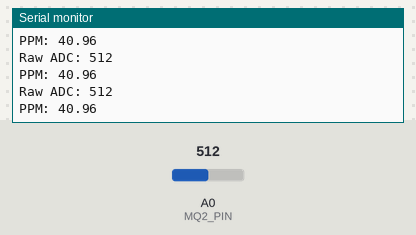
Bench run of a sketch on a simulated Arduino Uno, built with avr-gcc and run on an emulated ATmega328P. Parts: the last lines printed to the serial monitor. The inputs (shaded band) are chosen by the test bench; at power-on: A0 (MQ2_PIN) = 512.

Above: at 1.8 s.
1.9 s: A0 (MQ2_PIN) set to 490
At 2.31 s:
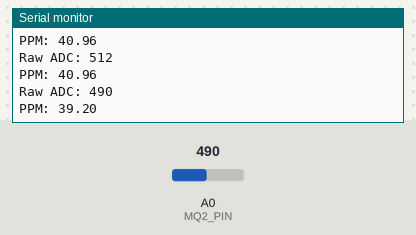
3.4 s: A0 (MQ2_PIN) set to 510
At 3.81 s:
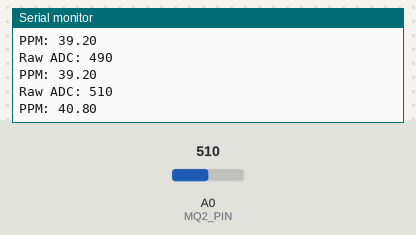
Timing chart, 0 to 6.4 s (numbered marks = the images above; inputs shaded):
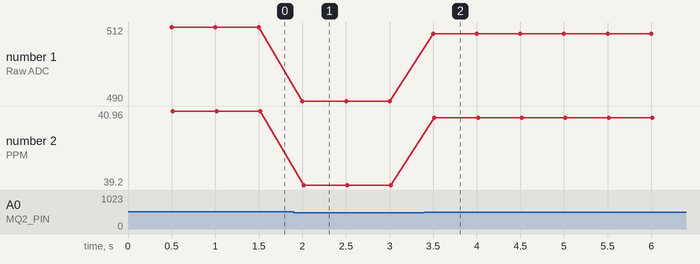

Measured:
- after the input at 1.9 s, the serial monitor: prints a new line after 0.10 s (image 1)
- after the input at 3.4 s, the serial monitor: prints a new line after 0.10 s (image 2)
- plotted number 1: 512 → 490 after the input at 1.9 s, 490 → 510 after the input at 3.4 s
- plotted number 2: 40.96 → 39.2 after the input at 1.9 s, 39.2 → 40.8 after the input at 3.4 s

The sketch:

sensor_env_58.ino
```cpp
// snippet: sensor_env_58
// tags: sensor, i2c, temperature, pressure, humidity
// boards: avr, megaavr, romi32u4
// library: none
// description: Read MQ-2 gas sensor on A0
// prompts: sensor, declare, float, rawadc, globally, compute
// verified: compile-only
// source: kd-generated (id 58)
// exact-include: Arduino.h

#include <Arduino.h>

const int MQ2_PIN = A0;
float ppm = 0.0;
int rawADC = 0;
unsigned long prevMs = 0;

void setup() {
  Serial.begin(9600);
}

void loop() {
  unsigned long now = millis();
  if (now - prevMs < 500) return;
  prevMs = now;

  rawADC = analogRead(MQ2_PIN);
  ppm = 0.08 * rawADC;  // Approximate PPM calculation using ratio formula

  Serial.print("Raw ADC: "); Serial.println(rawADC);
  Serial.print("PPM: "); Serial.println(ppm);
}
```
